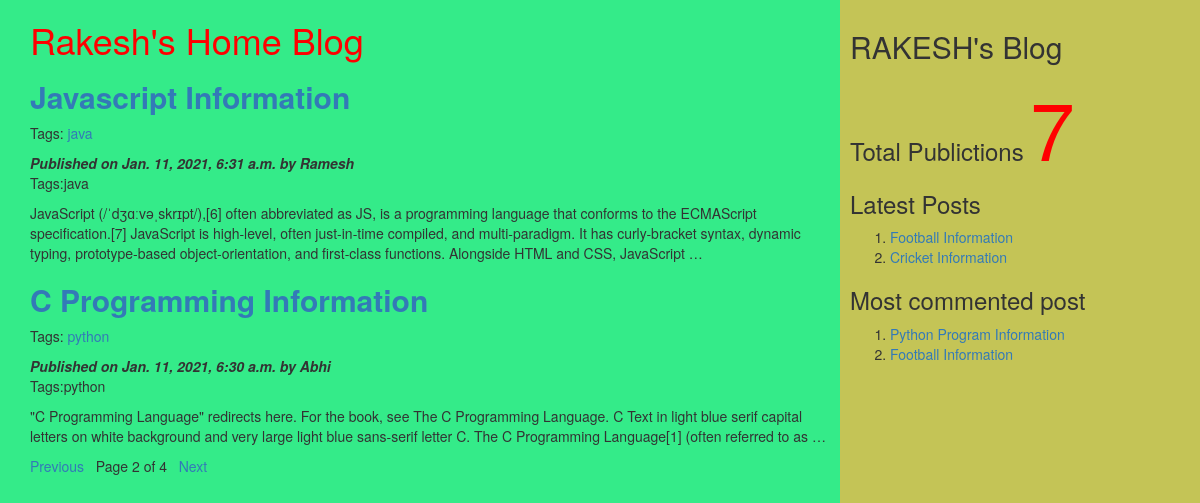
Screenshot of /?page=2 with the database file from the repository.
### myApp/models.py (models this page shows, shortened)
class Post(models.Model):
          tags=TaggableManager()
          STATUS_CHOICES=(('draft','Draft'),('published','Published'))
          title=models.CharField(max_length=256)
          slug=models.SlugField(max_length=264,unique_for_date='publish')
          author=models.ForeignKey(User,related_name='blog_posts',on_delete= models.CASCADE)
          body=models.TextField()
          publish=models.DateTimeField(default=timezone.now)
          created=models.DateTimeField(auto_now_add=True)
          updated=models.DateTimeField(auto_now=True)
          status= models.CharField(max_length=10,choices=STATUS_CHOICES,default='draft')
          objects=CustomManager()
          class Meta:
                ordering=('-publish',)
          def get_absolute_url(self):
                return reverse('post_detail',args=[self.publish.year,self.publish.strftime('%m'),self.publish.strftime('%d'),self.slug])

### myApp/views.py (the view)
# urls.py: url(r'^$',views.post_list_view),
def post_list_view(request,tag_slug=None):
    post_list=Post.objects.all()
    tag=None
    if tag_slug:
        tag=get_object_or_404(Tag,slug=tag_slug)#provided slug
        post_list=post_list.filter(tags__in=[tag])
    paginator=Paginator(post_list,2) #step1
    page_number=request.GET.get('page') #step2
    try:
       post_list=paginator.page(page_number) #step2
    except PageNotAnInteger:
       post_list=paginator.page(1) #step 3
    except EmptyPage:
      post_list=paginator.page(paginator.num_pages) #step 4
    d={'post_list':post_list,'tag':tag}
    return render(request,'myApp/post_list.html',d)

### myApp/models.py (called while the page is built)
    def get_queryset(self):
        return super().get_queryset().filter(status='published')

### myApp/templatetags/mytags.py (called while the page is built)
@register.simple_tag
def total_posts():
    return Post.objects.count()

@register.inclusion_tag('myApp/latest_post.html')
def show_latest_posts(count=3):
    latest_posts=Post.objects.order_by('-publish')[:count]
    return {'latest_posts':latest_posts}

@register.simple_tag
def get_most_commented_posts(count=2):
    return Post.objects.annotate(total_comments=Count('comments')).order_by('-total_comments')[:count]

### templates/myApp/post_list.html (shortened to what this page needs)
<html>
    {%extends 'myApp/parent.html'%}
        {%block content_block%}
        <h1 style="color:red">Rakesh's Home Blog</h1>
        {%for post in post_list%}
        <a href="{{post.get_absolute_url}}"><h2><b>{{post.title}}</b></h2></a>
         <p>Tags:
              {%for t in post.tags.all%}
              <a href="{%url "post_list_by_tag_name" t.slug%}">{{t.name}}</a>
               {%endfor%}
          </p>
        <i><b>Published on {{post.publish}} by {{post.author|title}}</b></i>
        <p>Tags:{{post.tags.all|join:','}}</p>
        {{post.body|truncatewords:40|linebreaks}}
        {%endfor%}
        {%include 'myApp/pagination.html' with page=post_list%}
        {%endblock%}

### templates/myApp/parent.html (shortened to what this page needs)
<html>
{%load mytags%}
    <head>
        <link rel="stylesheet" href="https://maxcdn.bootstrapcdn.com/bootstrap/3.3.7/css/bootstrap.min.css">
    </head>
    <body>
        <div class="content" style="width:70%;float:left;background-color:#34eb89;height:500%;padding:0 0 0 30px">
              {%block content_block%}
              {%endblock%}
        </div>
        <div class="sidebar" style="width:30%;float:right;background-color:#c4c456;height:500%;padding:10px">
            <h2>RAKESH's Blog</h2>
            <h3>Total Publictions
              <span style="color:red;font-size:80px">
              {%total_posts%}</span>
              <h3>Latest Posts</h3>
              {% show_latest_posts 2 %}
              <h3>Most commented post</h3>
              {%get_most_commented_posts as m%}
              <ol>
                {%for post in m%}
                <li><a href="{{post.get_absolute_url}}">{{post.title}}</a></li>
                {%endfor%}
              </ol>
            </h3>
        </div>
    </body>
</html>

### templates/myApp/latest_post.html
<!DOCTYPE html>
<html lang="en" dir="ltr">
  <body>
    <ol>
    {%for post in latest_posts%}
    <li><a href="{{post.get_absolute_url}}">{{post.title}}</a></li>
    {%endfor%}
    </ol>
  </body>
</html>

### rows the page displays
Post: title "Javascript Information", publish "Jan. 11, 2021, 6:31 a.m.", author "Ramesh", tags.all "java", body "JavaScript (/ˈdʒɑːvəˌskrɪpt/),[6] often abbreviated as JS, is a programming language that conforms to the ECMAScript specification.[7] JavaScript is high-level, often just-in-time compiled, and multi-paradigm. It has curly-bracket syntax, dynamic typing, prototype-based object-orientation, and first-class functions. Alongside HTML and CSS, JavaScript …"
Tag: name "java"
Post: title "C Programming Information", publish "Jan. 11, 2021, 6:30 a.m.", author "Abhi", tags.all "python", body "\"C Programming Language\" redirects here. For the book, see The C Programming Language. C Text in light blue serif capital letters on white background and very large light blue sans-serif letter C. The C Programming Language[1] (often referred to as …"
Tag: name "python"
Post: title "Football Information"
Post: title "Cricket Information"
Post: title "Python Program Information"

### other values shown
{{ page.number }} "2"
{{ page.paginator.num_pages }} "4"
